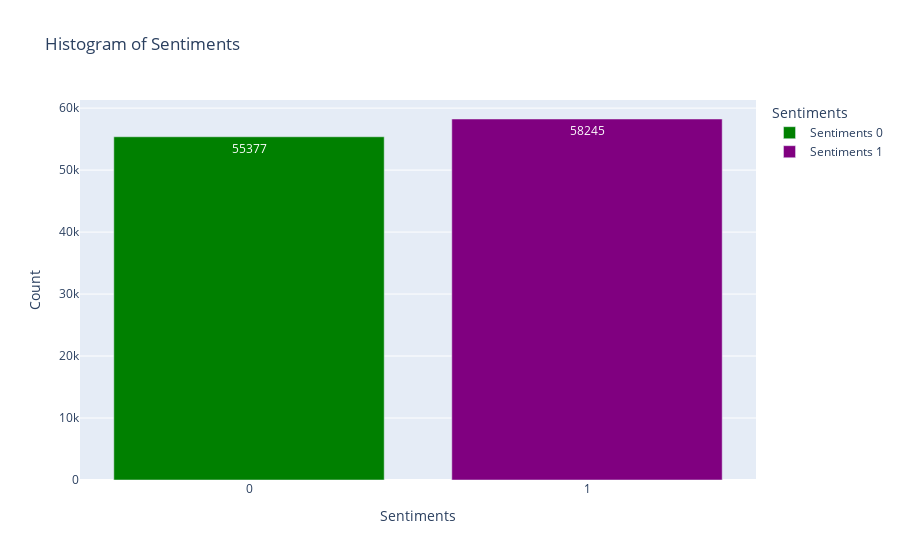

The code cell stored with this chart in its notebook:
### Code cell
import plotly.graph_objects as go
# Menghitung jumlah masing-masing nilai score
sentiment_counts = df['sentiment'].value_counts().sort_index()
colors = ['green', 'purple']

# Membuat histogram dengan Plotly
fig = go.Figure()

for sentiment, color in zip(sentiment_counts.index, colors):
    fig.add_trace(go.Bar(
        x=[sentiment],
        y=[sentiment_counts[sentiment]],
        name=f'Sentiments {sentiment}',
        marker_color=color,
        text=[sentiment_counts[sentiment]],
        textposition='auto'
    ))

# Menambahkan judul dan label
fig.update_layout(
    title='Histogram of Sentiments',
    xaxis_title='Sentiments',
    yaxis_title='Count',
    xaxis=dict(tickmode='linear'),
    legend_title='Sentiments',
    bargap=0.2
)

# Menampilkan plot
fig.show()

### Figure 1 — Plotly figure (JSON) as saved in the notebook; plotly's stock layout.template omitted (floating-point values rounded to 4 significant figures)
{"data": [{"marker": {"color": "green"}, "name": "Sentiments 0", "text": ["55377"], "textposition": "auto", "type": "bar", "x": [0], "y": [55377]}, {"marker": {"color": "purple"}, "name": "Sentiments 1", "text": ["58245"], "textposition": "auto", "type": "bar", "x": [1], "y": [58245]}], "layout": {"bargap": 0.2, "legend": {"title": {"text": "Sentiments"}}, "title": {"text": "Histogram of Sentiments"}, "xaxis": {"tickmode": "linear", "title": {"text": "Sentiments"}}, "yaxis": {"title": {"text": "Count"}}}}
